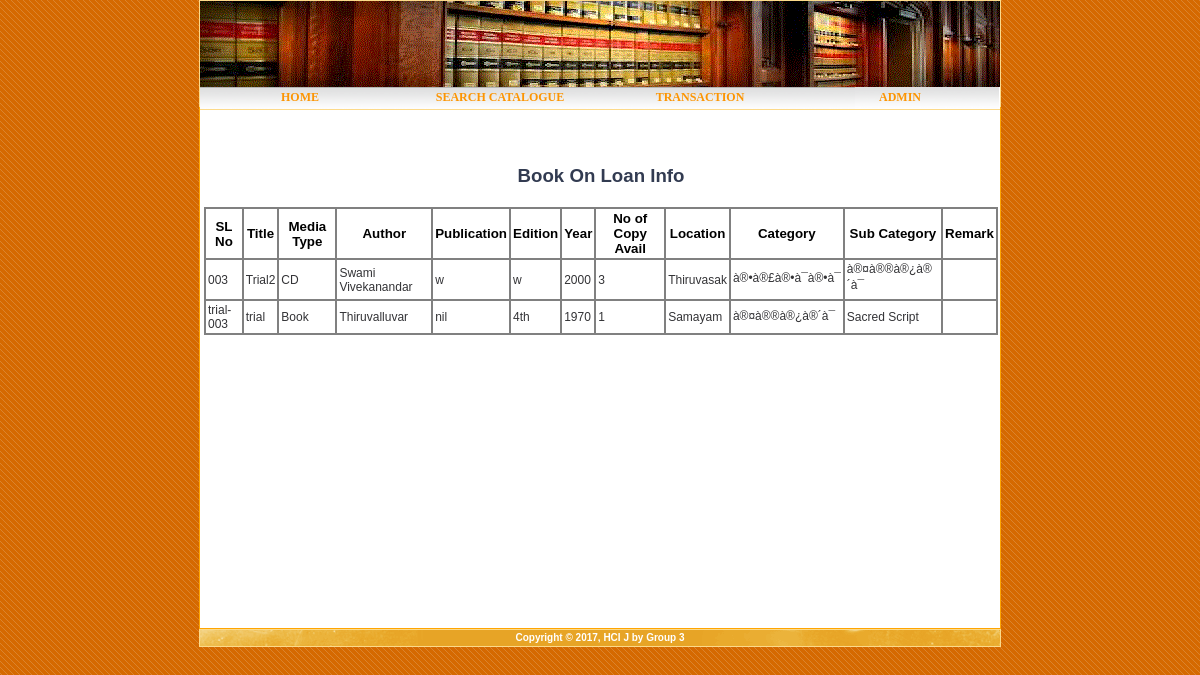
The app's page /library/book_onloan_info.php?action=edit&id=003 with its own data.
### tables this page shows
CREATE TABLE `book` (
  `book_id` tinyint(8) NOT NULL AUTO_INCREMENT,
  `slno` varchar(15) NOT NULL,
  `title` varchar(200) NOT NULL,
  `media_type` varchar(20) DEFAULT NULL,
  `author` varchar(50) DEFAULT NULL,
  `publication` text,
  `edition` varchar(10) DEFAULT NULL,
  `year` year(4) DEFAULT NULL,
  `pages` int(11) DEFAULT NULL,
  `total_holding` int(4) DEFAULT NULL,
  `location` varchar(255) DEFAULT NULL,
  `category` varchar(255) DEFAULT NULL,
  `sub_category` varchar(255) DEFAULT NULL,
  `related_name` varchar(255) DEFAULT NULL,
  `book_remark` text,
  PRIMARY KEY (`book_id`),
  UNIQUE KEY `slno` (`slno`)
);

### library/book_onloan_info.php (the view, shortened to what this page needs)
<?php
$link=mysqli_connect('localhost','root','','library') or die (mysqli_connect_error());
?>
<html>
    <head>
        <link href="/library_j/css/default.css" rel="stylesheet" type="text/css" />
    </head>
    <body>
        <div id="wrapper">
<?php include_once $_SERVER['DOCUMENT_ROOT'] .'/library_j/includes/header.php'; ?>
                <div id="page">
                <div id="content">
                    <div id="welcome">
 <h2 class="head2" ><a class="head"> Book On Loan Info</a></h2>
 <table class="aatable">
<tr>
<th >SL No</th>
<th>Title</th>
<th>Media Type</th>
<th >Author</th>
<th >Publication</th>
<th >Edition</th>
<th >Year</th>
<th >No of Copy Avail</th>
<th >Location</th>
<th >Category</th>
<th >Sub Category</th>
<th >Remark</th>
</tr>
<?php
$query = "SELECT * FROM book WHERE  slno LIKE '%$_GET[id]%'";
$result = mysqli_query($link,$query);
while ($row = mysqli_fetch_array($result)) {
$slno = $row['slno'];
$title = $row['title'];
$media_type = $row['media_type'];
$author=$row['author'];
$publication=$row['publication'];
$edition=$row['edition'];
$year=$row['year'];
$total_holding=$row['total_holding'];
$location=$row['location'];
$category=$row['category'];
$sub_category=$row['sub_category'];
$book_remark=$row['book_remark'];
echo "<tr>";
echo "<td>".$slno."</td>";
echo "<td >".$title."</td>";
echo "<td>".$media_type."</td>";
echo "<td>".$author."</td>";
echo "<td>".$publication."</td>";
echo "<td >".$edition."</td>";
echo "<td>".$year."</td>";
echo "<td >".$total_holding."</td>";
echo "<td>".$location."</td>";
echo "<td>".$category."</td>";
echo "<td>".$sub_category."</td>";
echo "<td>".$book_remark."</td>";
echo "</tr>";
}
?>
 </table>
 </div>
                </div>
                <div style="clear: both; height: 1px"></div>
            </div>
<?php include_once $_SERVER['DOCUMENT_ROOT'] . '/library_j/includes/footer.php'; ?>
        </div>
    </body>
</html>

### css/default.css (style rules this page uses)
* { margin: 0px; padding: 0px; }
body { background: url(images/bkgd.gif); font-size: 13px; color: #333336; font-family: Arial, Helvetica, sans-serif; }
h1, h2, h3 { color: #AA2808; }
a { text-decoration: underline; color: #323B51; }
a.head { text-decoration: none; font-size: 14pt; font-family: arial; }
#page { width: 800px; margin:0 auto;min-height:520px; border:1px solid orange; background-color:white; }
#content { position:relative;top:22px; float:left; width: 480px; padding: 35px 10px 50px 35px; text-align:justify; font-family: Verdana; }
#content h1, #content h2, #content h3 { margin-bottom: 20px; color: gray; }
#content h2 { font-size: 107%; }
TABLE.aatable { margin:0 auto; font-size:10pt; width:794px; position:relative;left:-31px; font-family: arial; background-color: gray; }
TH { font-size:10pt; color:black; text-align:center;padding:2px; background-color: white; }
TD { font-size:9pt; text-align:left;padding:2px; background-color: white; }
h2.head2 { width:794px;margin:0 auto; position:relative;left:-31px; text-align:center; font-size: 24pt; }

### records on screen
book: slno "003", title "Trial2", media_type "CD", author "Swami Vivekanandar", publication "w", edition "w", year "2000", total_holding "3", location "Thiruvasak", category "à®•à®£à®•à¯à®•à¯", sub_category "à®¤à®®à®¿à®´à¯"
book: slno "trial-003", title "trial", media_type "Book", author "Thiruvalluvar", publication "nil", edition "4th", year "1970", total_holding "1", location "Samayam", category "à®¤à®®à®¿à®´à¯", sub_category "Sacred Script"
